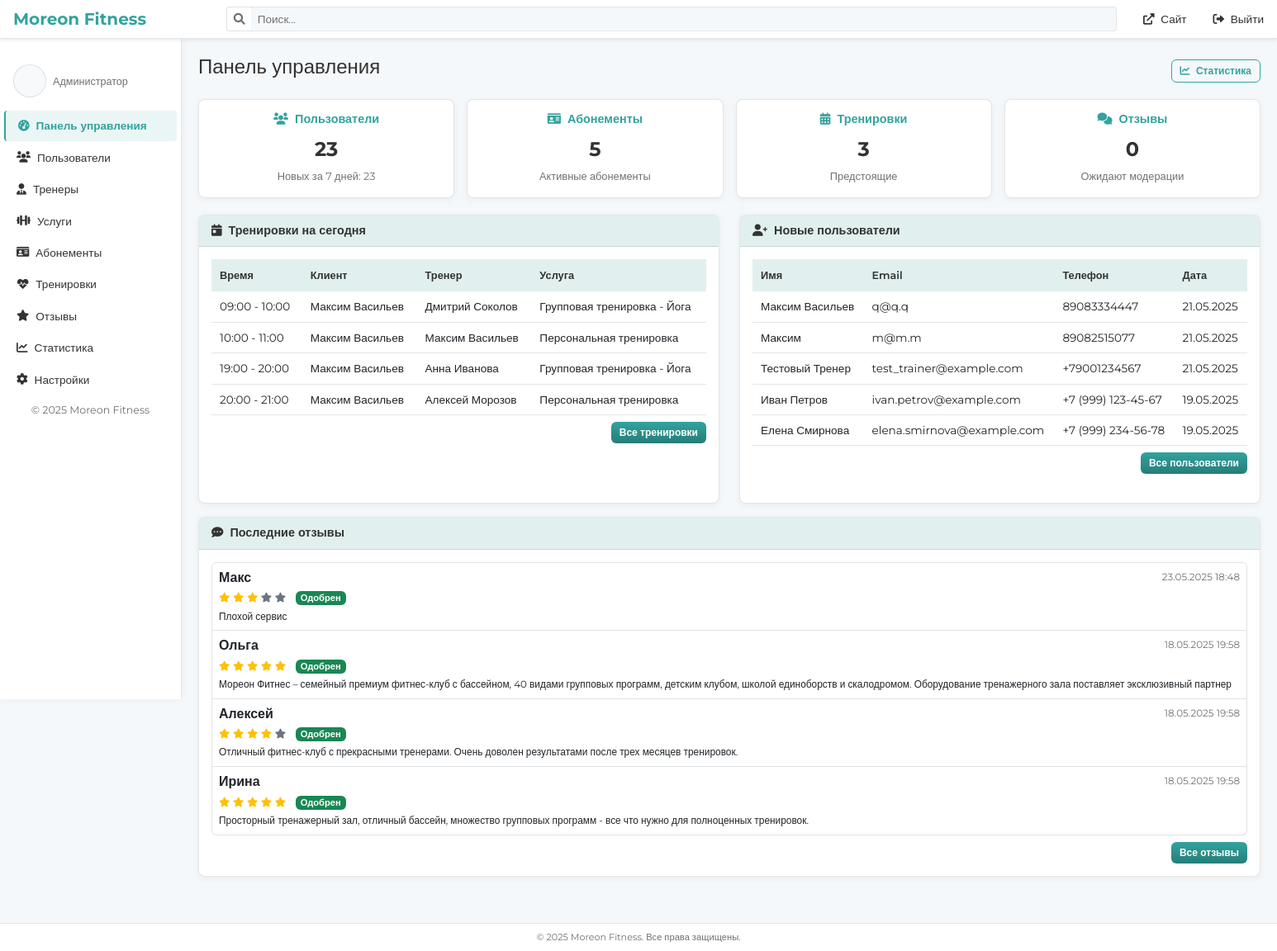
/admin/index.php (signed in), run on the app's committed database.
### tables this page shows
CREATE TABLE `users` (
  `id` int NOT NULL,
  `email` varchar(255) NOT NULL,
  `password_hash` varchar(255) NOT NULL,
  `role` enum('admin','manager','trainer','user') NOT NULL DEFAULT 'user',
  `first_name` varchar(100) NOT NULL,
  `last_name` varchar(100) NOT NULL,
  `phone` varchar(20) DEFAULT NULL,
  `birthdate` date DEFAULT NULL,
  `gender` enum('male','female') DEFAULT NULL,
  `avatar_url` varchar(255) DEFAULT NULL,
  `height` int DEFAULT NULL,
  `weight` float DEFAULT NULL,
  `is_active` tinyint(1) DEFAULT '1',
  `last_login` timestamp NULL DEFAULT NULL,
  `created_at` timestamp NULL DEFAULT CURRENT_TIMESTAMP,
  `updated_at` timestamp NULL DEFAULT CURRENT_TIMESTAMP ON UPDATE CURRENT_TIMESTAMP
);

CREATE TABLE `reviews` (
  `id` int NOT NULL,
  `name` varchar(100) NOT NULL,
  `email` varchar(100) NOT NULL,
  `rating` int NOT NULL,
  `text` text NOT NULL,
  `status` enum('pending','approved','rejected') NOT NULL DEFAULT 'pending',
  `created_at` timestamp NOT NULL DEFAULT CURRENT_TIMESTAMP,
  `updated_at` timestamp NULL DEFAULT NULL ON UPDATE CURRENT_TIMESTAMP
);

### admin/index.php (the view, shortened to what this page needs)
<?php
require_once('includes/auth_check.php');
$stmt = $pdo->query("SELECT COUNT(*) FROM users");
$totalUsers = $stmt->fetchColumn();
$stmt = $pdo->query("SELECT COUNT(*) FROM users WHERE created_at >= DATE_SUB(CURRENT_DATE(), INTERVAL 7 DAY)");
$newUsers = $stmt->fetchColumn();
$stmt = $pdo->query("SELECT COUNT(*) FROM user_subscriptions WHERE end_date > NOW() OR remaining_sessions > 0");
$activeSubscriptions = $stmt->fetchColumn();
$stmt = $pdo->query("SELECT COUNT(*) FROM training_sessions WHERE CONCAT(session_date, ' ', start_time) > NOW()");
$upcomingSessions = $stmt->fetchColumn();
$stmt = $pdo->query("SELECT COUNT(*) FROM reviews WHERE status = 'pending'");
$pendingReviews = $stmt->fetchColumn();
$stmt = $pdo->query("
    SELECT
        ts.id, ts.session_date, ts.start_time, ts.end_time,
        u.first_name as user_first_name, u.last_name as user_last_name,
        t.first_name as trainer_first_name, t.last_name as trainer_last_name,
        s.name as service_name
    FROM training_sessions ts
    JOIN users u ON ts.user_id = u.id
    JOIN trainers tr ON ts.trainer_id = tr.id
    JOIN users t ON tr.user_id = t.id
    LEFT JOIN services s ON ts.service_id = s.id
    WHERE ts.session_date = CURRENT_DATE()
    ORDER BY ts.start_time ASC
    LIMIT 5
");
$todaySessions = $stmt->fetchAll();
$stmt = $pdo->query("
    SELECT id, first_name, last_name, email, phone, created_at
    FROM users
    ORDER BY created_at DESC
    LIMIT 5
");
$recentUsers = $stmt->fetchAll();
$stmt = $pdo->query("
    SELECT
        r.id, r.rating, r.text, r.created_at, r.status, r.name
    FROM reviews r
    ORDER BY r.created_at DESC
    LIMIT 5
");
$recentReviews = $stmt->fetchAll();
include 'includes/header.php';
?>
<div class="admin-container">
    <?php include 'includes/sidebar.php'; ?>
    <main class="main-content">
        <div class="d-flex justify-content-between flex-wrap flex-md-nowrap align-items-center mb-3">
            <h1 class="h4">Панель управления</h1>
            <div class="btn-toolbar mb-2 mb-md-0">
                <a href="statistics.php" class="btn btn-sm btn-outline-primary">
                    <i class="fas fa-chart-line me-1"></i> Статистика
                </a>
            </div>
        </div>
        <div class="quick-stats">
            <div class="stat-card">
                <h4><i class="fas fa-users me-2"></i>Пользователи</h4>
                <p><?= number_format($totalUsers) ?></p>
                <span class="text-muted">Новых за 7 дней: <?= number_format($newUsers) ?></span>
            </div>
            <div class="stat-card">
                <h4><i class="fas fa-id-card me-2"></i>Абонементы</h4>
                <p><?= number_format($activeSubscriptions) ?></p>
                <span class="text-muted">Активные абонементы</span>
            </div>
            <div class="stat-card">
                <h4><i class="fas fa-calendar-alt me-2"></i>Тренировки</h4>
                <p><?= number_format($upcomingSessions) ?></p>
                <span class="text-muted">Предстоящие</span>
            </div>
            <div class="stat-card">
                <h4><i class="fas fa-comments me-2"></i>Отзывы</h4>
                <p><?= number_format($pendingReviews) ?></p>
                <span class="text-muted">Ожидают модерации</span>
            </div>
        </div>
        <div class="row">
            <div class="col-lg-6 mb-3">
                <div class="card h-100">
                    <div class="card-header py-2">
                        <i class="fas fa-calendar-day me-1"></i>
                        Тренировки на сегодня
                    </div>
                    <div class="card-body">
                        <?php if (empty($todaySessions)): ?>
                            <p class="text-center text-muted small">На сегодня нет запланированных тренировок</p>
                        <?php else: ?>
                            <div class="table-responsive">
                                <table class="table table-sm table-hover">
                                    <thead>
                                        <tr>
                                            <th>Время</th>
                                            <th>Клиент</th>
                                            <th>Тренер</th>
                                            <th>Услуга</th>
                                        </tr>
                                    </thead>
                                    <tbody>
                                        <?php foreach ($todaySessions as $session): ?>
                                        <tr>
                                            <td><?= date('H:i', strtotime($session['start_time'])) ?> - <?= date('H:i', strtotime($session['end_time'])) ?></td>
                                            <td><?= htmlspecialchars(($session['user_first_name'] ?? '') . ' ' . ($session['user_last_name'] ?? '')) ?></td>
                                            <td><?= htmlspecialchars(($session['trainer_first_name'] ?? '') . ' ' . ($session['trainer_last_name'] ?? '')) ?></td>
                                            <td><?= htmlspecialchars($session['service_name'] ?? 'Общая тренировка') ?></td>
                                        </tr>
                                        <?php endforeach; ?>
                                    </tbody>
                                </table>
                            </div>
                            <div class="text-end mt-2">
                                <a href="training_sessions.php" class="btn btn-sm btn-primary">Все тренировки</a>
                            </div>
                        <?php endif; ?>
                    </div>
                </div>
            </div>
            <div class="col-lg-6 mb-3">
                <div class="card h-100">
                    <div class="card-header py-2">
                        <i class="fas fa-user-plus me-1"></i>
                        Новые пользователи
                    </div>
                    <div class="card-body">
                        <?php if (empty($recentUsers)): ?>
                            <p class="text-center text-muted small">Пока нет зарегистрированных пользователей</p>
                        <?php else: ?>
                            <div class="table-responsive">
                                <table class="table table-sm table-hover">
                                    <thead>
                                        <tr>
                                            <th>Имя</th>
                                            <th>Email</th>
                                            <th>Телефон</th>
                                            <th>Дата</th>
                                        </tr>
                                    </thead>
                                    <tbody>
                                        <?php foreach ($recentUsers as $user): ?>
                                        <tr>
                                            <td><?= htmlspecialchars(($user['first_name'] ?? '') . ' ' . ($user['last_name'] ?? '')) ?></td>
                                            <td><?= htmlspecialchars($user['email'] ?? '') ?></td>
                                            <td><?= htmlspecialchars($user['phone'] ?? '') ?></td>
                                            <td><?= date('d.m.Y', strtotime($user['created_at'])) ?></td>
                                        </tr>
                                        <?php endforeach; ?>
                                    </tbody>
                                </table>
                            </div>
                            <div class="text-end mt-2">
                                <a href="users.php" class="btn btn-sm btn-primary">Все пользователи</a>
                            </div>
                        <?php endif; ?>
                    </div>
                </div>
            </div>
        </div>
        <div class="row">
            <div class="col-12 mb-3">
                <div class="card">
                    <div class="card-header py-2">
                        <i class="fas fa-comment-dots me-1"></i>
                        Последние отзывы
                    </div>
                    <div class="card-body">
                        <?php if (empty($recentReviews)): ?>
                            <p class="text-center text-muted small">Пока нет отзывов</p>
                        <?php else: ?>
                            <div class="list-group">
                                <?php foreach ($recentReviews as $review): ?>
                                <div class="list-group-item list-group-item-action p-2">
                                    <div class="d-flex w-100 justify-content-between">
                                        <h6 class="mb-1 fs-6"><?= htmlspecialchars($review['name'] ?? '') ?></h6>
                                        <small class="text-muted"><?= date('d.m.Y H:i', strtotime($review['created_at'])) ?></small>
                                    </div>
                                    <div class="mb-1">
                                        <?php for ($i = 1; $i <= 5; $i++): ?>
                                            <i class="fas fa-star <?= $i <= ($review['rating'] ?? 0) ? 'text-warning' : 'text-secondary' ?> small"></i>
                                        <?php endfor; ?>
                                        <span class="badge <?= ($review['status'] === 'approved') ? 'bg-success' : ($review['status'] === 'rejected' ? 'bg-danger' : 'bg-warning text-dark') ?> ms-2">
                                            <?= ($review['status'] === 'approved') ? 'Одобрен' : ($review['status'] === 'rejected' ? 'Отклонен' : 'На модерации') ?>
                                        </span>
                                    </div>
                                    <p class="mb-0 small text-truncate"><?= htmlspecialchars($review['text'] ?? '') ?></p>
                                </div>
                                <?php endforeach; ?>
                            </div>
                            <div class="text-end mt-2">
                                <a href="reviews.php" class="btn btn-sm btn-primary">Все отзывы</a>
                            </div>
                        <?php endif; ?>
                    </div>
                </div>
            </div>
        </div>
    </main>
</div>
<?php include 'includes/footer.php'; ?>

### style/admin.css (style rules this page uses)
:root { --sidebar-width: 220px; --primary-color: #f5f8fa; --secondary-color: #e1f0ee; --accent-color: #32a39e; --accent-gradient: linear-gradient(180deg, #32a39e 0%, #267d79 100%); --light-bg: #ffffff; --text-color: #333333; --text-muted: #717171; --border-color: rgba(0, 0, 0, 0.1); --card-bg: #ffffff; --hover-bg: rgba(0, 0, 0, 0.05); --active-bg: rgba(50, 163, 158, 0.1); }
body { font-family: "Montserrat", sans-serif; background-color: var(--primary-color); color: var(--text-color); font-size: 0.9rem; }
.admin-container { display: flex; min-height: 100vh; background-color: var(--primary-color); }
.text-muted { color: var(--text-muted) !important; }
h1, h2, h3, h4, h5, h6 { font-weight: 600; }
.main-content { flex: 1; margin-left: var(--sidebar-width); padding: 20px; }
.card, .welcome-section, .admin-form, .admin-table { background: var(--card-bg); border-radius: 8px; border: 1px solid var(--border-color); box-shadow: 0 2px 8px rgba(0, 0, 0, 0.05); margin-bottom: 20px; overflow: hidden; }
.card-header { background-color: var(--secondary-color); border-bottom: 1px solid var(--border-color); color: var(--text-color); font-weight: 600; font-size: 0.9rem; padding: 10px 15px; }
.card-body { padding: 15px; }
.quick-stats { display: grid; grid-template-columns: repeat(auto-fit, minmax(200px, 1fr)); gap: 15px; margin-bottom: 20px; }
.stat-card { background: var(--card-bg); padding: 15px; border-radius: 8px; transition: transform 0.2s ease; border: 1px solid var(--border-color); box-shadow: 0 2px 8px rgba(0, 0, 0, 0.05); position: relative; overflow: hidden; text-align: center; }
.stat-card h4 { color: var(--accent-color); margin-bottom: 10px; font-size: 0.9rem; font-weight: 600; }
.stat-card p { color: var(--text-color); font-size: 1.5rem; font-weight: 700; margin-bottom: 5px; }
.stat-card .text-muted { font-size: 0.8rem; display: block; }
.table { color: var(--text-color); margin-bottom: 0; font-size: 0.85rem; }
.table thead th { background-color: var(--secondary-color); color: var(--text-color); border-bottom: none; font-weight: 600; padding: 10px; font-size: 0.8rem; }
.table tbody td { border-color: var(--border-color); padding: 8px 10px; vertical-align: middle; }
.btn { font-family: "Montserrat", sans-serif; border-radius: 6px; padding: 6px 14px; font-size: 0.85rem; font-weight: 600; transition: all 0.2s ease; }
.btn-primary { background: var(--accent-gradient); color: #ffffff; border: none; }
.btn-outline-primary { color: var(--accent-color); border-color: var(--accent-color); }
.btn-sm { padding: 4px 10px; font-size: 0.75rem; }
.badge { font-weight: 600; font-size: 0.7rem; padding: 3px 6px; }
.list-group-item { padding: 12px 15px; font-size: 0.85rem; }

### data on the page
users: first_name+last_name "Максим Васильев", email "q@q.q", phone "89083334447", created_at "21.05.2025"
users: first_name+last_name "Максим", email "m@m.m", phone "89082515077", created_at "21.05.2025"
users: first_name+last_name "Тестовый Тренер", email "test_trainer@example.com", phone "+79001234567", created_at "21.05.2025"
users: first_name+last_name "Иван Петров", email "ivan.petrov@example.com", phone "+7 (999) 123-45-67", created_at "19.05.2025"
users: first_name+last_name "Елена Смирнова", email "elena.smirnova@example.com", phone "+7 (999) 234-56-78", created_at "19.05.2025"
reviews: name "Макс", created_at "23.05.2025 18:48", rating 3 (drawn), status "Одобрен", text "Плохой сервис"
reviews: name "Ольга", created_at "18.05.2025 19:58", rating 5 (drawn), status "Одобрен", text "Мореон Фитнес – семейный премиум фитнес-клуб с бассейном, 40 видами групповых программ, детским клубом, школой единоборств и скалодромом. Оборудование тренажерного зала поставляет эксклюзивный партнер"
reviews: name "Алексей", created_at "18.05.2025 19:58", rating 4 (drawn), status "Одобрен", text "Отличный фитнес-клуб с прекрасными тренерами. Очень доволен результатами после трех месяцев тренировок."
reviews: name "Ирина", created_at "18.05.2025 19:58", rating 5 (drawn), status "Одобрен", text "Просторный тренажерный зал, отличный бассейн, множество групповых программ - все что нужно для полноценных тренировок."

### other printed values
$roleLabels[$_SESSION['user_role']] "Администратор"
$totalUsers "23"
$newUsers "23"
$activeSubscriptions "5"
$upcomingSessions "3"
$pendingReviews "0"
date('H:i', strtotime($session['start_time'])) "09:00"
date('H:i', strtotime($session['end_time'])) "10:00"
$session['service_name'] "Групповая тренировка - Йога"
date('H:i', strtotime($session['start_time'])) "10:00"
date('H:i', strtotime($session['end_time'])) "11:00"
$session['service_name'] "Персональная тренировка"
date('H:i', strtotime($session['start_time'])) "19:00"
date('H:i', strtotime($session['end_time'])) "20:00"
date('H:i', strtotime($session['start_time'])) "20:00"
